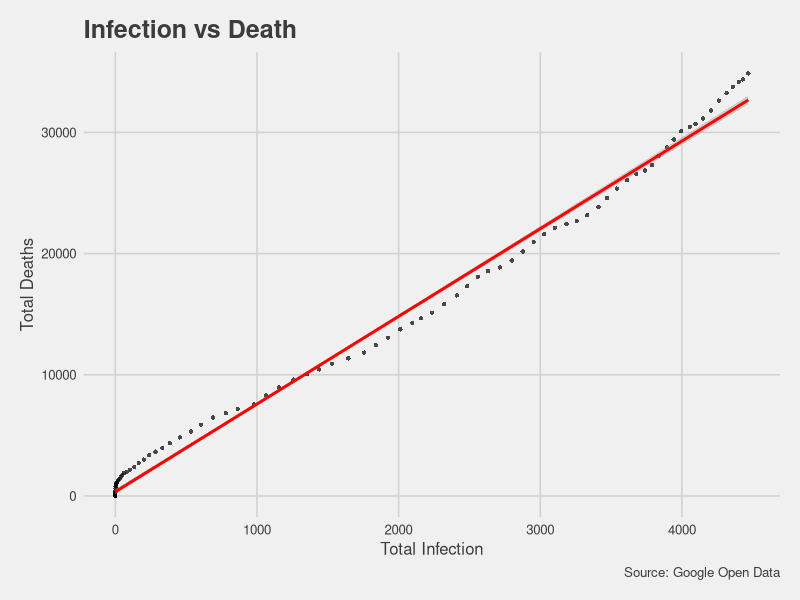

Source code (R):
library(ggplot2)
library(dplyr)
library(ggthemes)

start = strptime("2/1/2020", format = "%m/%d/%Y")
target_key = "SE"


#customColors = c("#003f5c", "#374c80", "#7a5195", "#bc5090", "#ef5675", "#ff764a", "#ffa600")

epidemiology <- read.csv("./epidemiology_EU.csv")
epidemiology <- filter(epidemiology,key==target_key)
epidemiology$Day <- as.numeric(difftime(strptime(epidemiology$date, format = "%m/%d/%Y"),start,units="days"))

data <- epidemiology[-c(1:2,5:6,9:10) ]

data %>%
ggplot(aes(x=total_deceased, y=total_confirmed)) +
  geom_point(alpha = 0.7, stroke = 0) +
  theme_fivethirtyeight() +
  labs(title = "Infection vs Death",
       x = "Total Infection",
       y = "Total Deaths",
       color = "Country",
       caption = "Source: Google Open Data") +
  theme(axis.title = element_text()) +
  scale_color_brewer(palette = "Set2")+
  stat_summary(fun.data= mean_cl_normal) + 
  geom_smooth(color='red',method='lm')

summary(lm(data,formula=total_deceased ~ total_confirmed))
